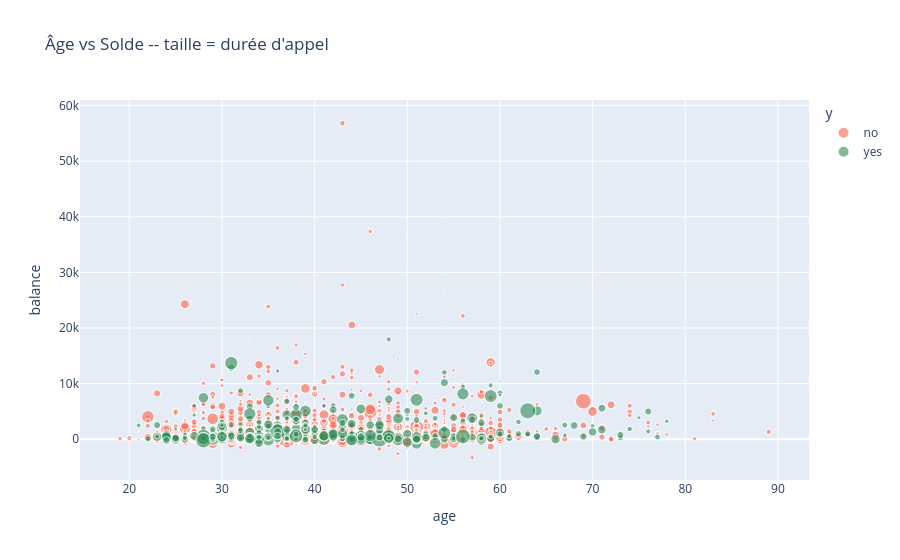

Notebook code cell kept with this figure:
### Code cell
fig = px.scatter(df.sample(3000, random_state=1),
                 x='age', y='balance', color='y',
                 size='duration', size_max=20, opacity=0.6,
                 color_discrete_map={'no':'tomato', 'yes':'seagreen'},
                 title="Âge vs Solde -- taille = durée d'appel")
fig.show()

### Figure 1 — Plotly figure (JSON) as saved in the notebook; plotly's stock layout.template omitted (floating-point values rounded to 4 significant figures; data arrays with more than 128 entries replaced by an {"elided": "..."} marker saying what was removed)
{"data": [{"hovertemplate": "y=no<br>age=%{x}<br>balance=%{y}<br>duration=%{marker.size}<extra></extra>", "legendgroup": "no", "marker": {"color": "tomato", "opacity": 0.6, "size": {"elided": "2661 int values"}, "sizemode": "area", "sizeref": 8.555, "symbol": "circle"}, "mode": "markers", "name": "no", "showlegend": true, "type": "scattergl", "x": {"elided": "2661 int values"}, "xaxis": "x", "y": {"elided": "2661 int values"}, "yaxis": "y"}, {"hovertemplate": "y=yes<br>age=%{x}<br>balance=%{y}<br>duration=%{marker.size}<extra></extra>", "legendgroup": "yes", "marker": {"color": "seagreen", "opacity": 0.6, "size": {"elided": "339 int values"}, "sizemode": "area", "sizeref": 8.555, "symbol": "circle"}, "mode": "markers", "name": "yes", "showlegend": true, "type": "scattergl", "x": {"elided": "339 int values"}, "xaxis": "x", "y": {"elided": "339 int values"}, "yaxis": "y"}], "layout": {"legend": {"itemsizing": "constant", "title": {"text": "y"}, "tracegroupgap": 0}, "title": {"text": "Âge vs Solde -- taille = durée d'appel"}, "xaxis": {"anchor": "y", "domain": [0, 1], "title": {"text": "age"}}, "yaxis": {"anchor": "x", "domain": [0, 1], "title": {"text": "balance"}}}}
